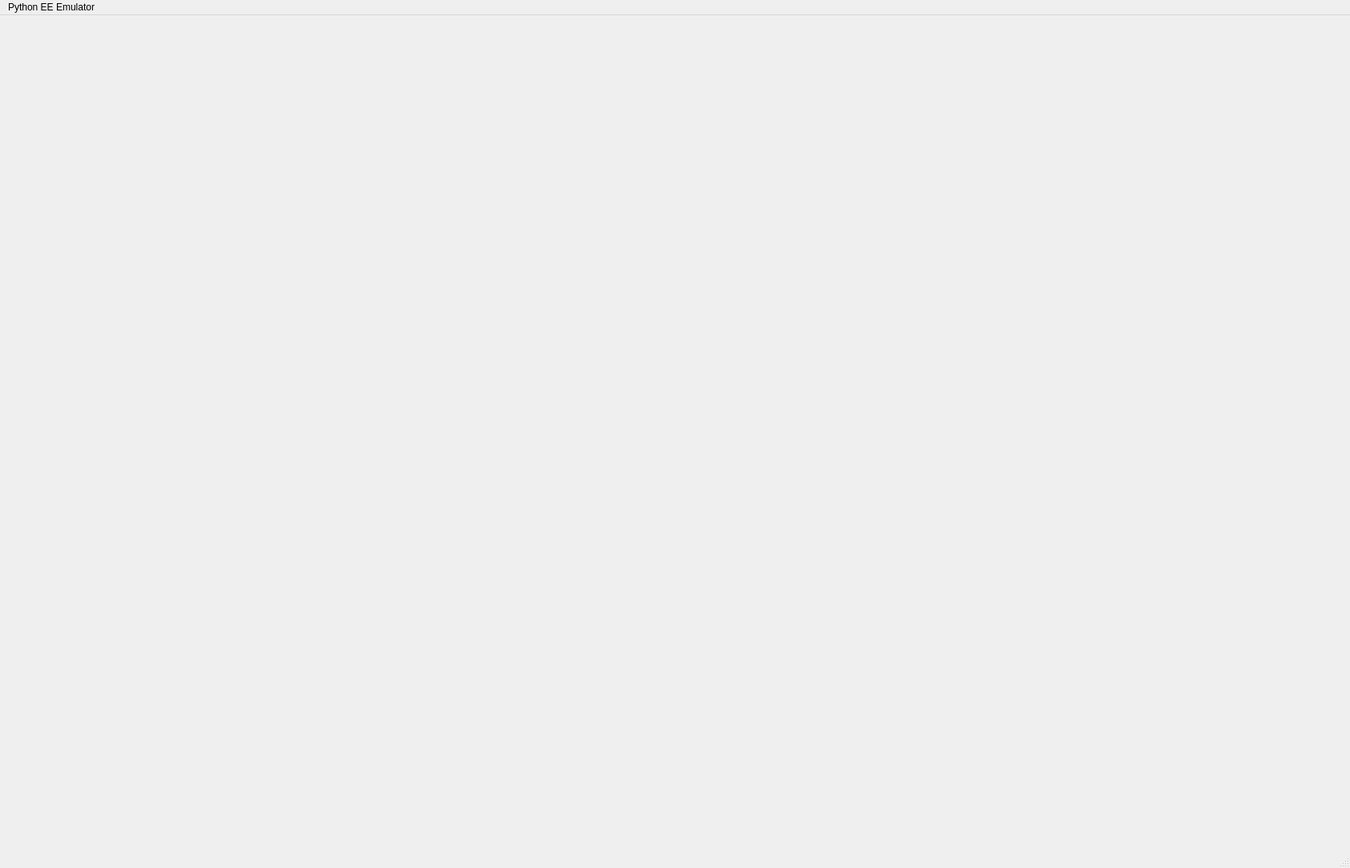
<?xml version="1.0" encoding="UTF-8"?>
<ui version="4.0">
 <class>MainWindow</class>
 <widget class="QMainWindow" name="MainWindow">
  <property name="geometry">
   <rect>
    <x>0</x>
    <y>0</y>
    <width>1684</width>
    <height>1083</height>
   </rect>
  </property>
  <property name="windowTitle">
   <string>MainWindow</string>
  </property>
  <widget class="QWidget" name="centralwidget"/>
  <widget class="QMenuBar" name="menubar">
   <property name="geometry">
    <rect>
     <x>0</x>
     <y>0</y>
     <width>1684</width>
     <height>23</height>
    </rect>
   </property>
   <widget class="QMenu" name="menuPython_EE_Emulator">
    <property name="title">
     <string>Python EE Emulator</string>
    </property>
   </widget>
   <addaction name="menuPython_EE_Emulator"/>
  </widget>
  <widget class="QStatusBar" name="statusbar"/>
 </widget>
 <resources/>
 <connections/>
</ui>
